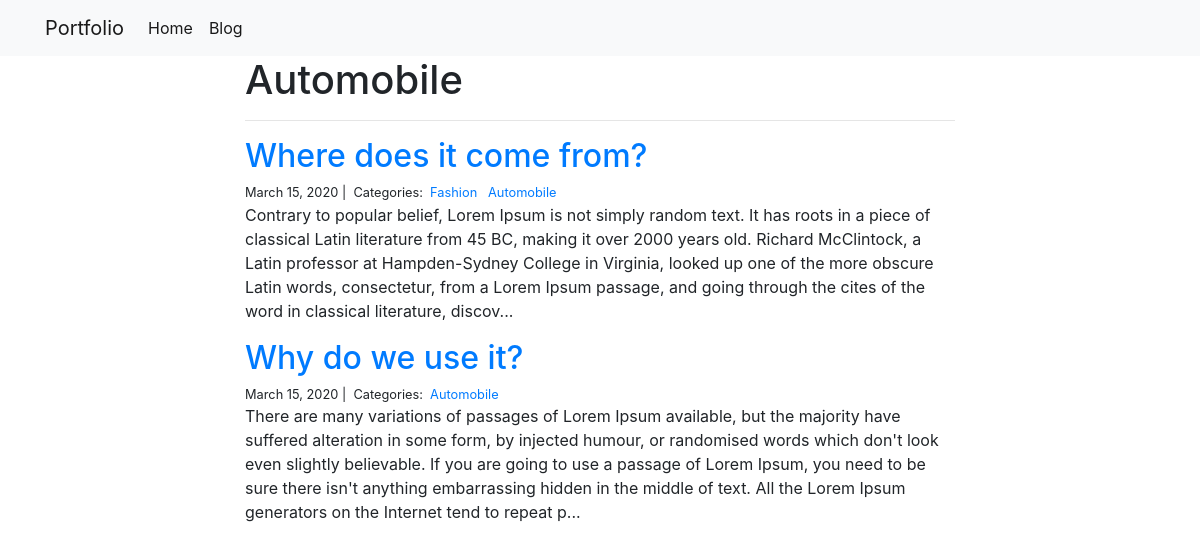
Screenshot of /blog/Automobile/ with the database file from the repository.
### blog/models.py (models this page shows)
class Category(models.Model):
    name = models.CharField(max_length=20)

class Post(models.Model):
    title = models.CharField(max_length=250)
    body = models.TextField()
    created_on = models.DateTimeField(auto_now_add=True)
    last_modified = models.DateTimeField(auto_now=True)
    categories = models.ManyToManyField('Category', related_name='posts')

### blog/views.py (the view)
# urls.py: path("<category>/", views.blog_category, name="blog_category"),
def blog_category(request, category):
    posts = Post.objects.filter(categories__name__contains=category).order_by('-created_on')
    context = {
        'posts': posts,
        'category': category
    }
    return render(request, "blog_category.html", context)

### blog/templates/blog_category.html
{% extends "base.html" %}
{% block page_content %}
<div class="col-md-8 offset-md-2">
    <h1>{{ category | title }}</h1>
    <hr>
    {% for post in posts %}
        <h2><a href="{% url 'blog_detail' post.pk%}">{{ post.title }}</a></h2>
        <small>
            {{ post.created_on.date }} |&nbsp;
            Categories:&nbsp;
            {% for category in post.categories.all %}
            <a href="{% url 'blog_category' category.name %}">
                {{ category.name }}
            </a>&nbsp;
            {% endfor %}
        </small>
        <p>{{ post.body | slice:":400" }}...</p>
    {% endfor %}
</div>
{% endblock %}

### rows the page displays
Category: name "Automobile"
Post: title "Where does it come from?", created_on "March 15, 2020", body "Contrary to popular belief, Lorem Ipsum is not simply random text. It has roots in a piece of classical Latin literature from 45 BC, making it over 2000 years old. Richard McClintock, a Latin professor at Hampden-Sydney College in Virginia, looked up one of the more obscure Latin words, consectetur, from a Lorem Ipsum passage, and going through the cites of the word in classical literature, discov"
Category: name "Fashion"
Post: title "Why do we use it?", created_on "March 15, 2020", body "There are many variations of passages of Lorem Ipsum available, but the majority have suffered alteration in some form, by injected humour, or randomised words which don't look even slightly believable. If you are going to use a passage of Lorem Ipsum, you need to be sure there isn't anything embarrassing hidden in the middle of text. All the Lorem Ipsum generators on the Internet tend to repeat p"
